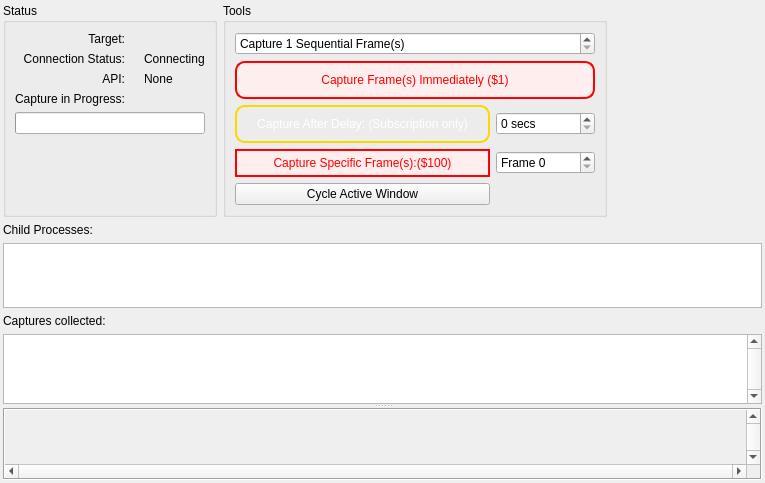
<?xml version="1.0" encoding="UTF-8"?>
<ui version="4.0">
 <class>LiveCapture</class>
 <widget class="QFrame" name="LiveCapture">
  <property name="geometry">
   <rect>
    <x>0</x>
    <y>0</y>
    <width>765</width>
    <height>483</height>
   </rect>
  </property>
  <property name="windowTitle">
   <string>Connecting...</string>
  </property>
  <layout class="QVBoxLayout" name="mainLayout">
   <property name="leftMargin">
    <number>3</number>
   </property>
   <property name="topMargin">
    <number>3</number>
   </property>
   <property name="rightMargin">
    <number>3</number>
   </property>
   <property name="bottomMargin">
    <number>3</number>
   </property>
   <item>
    <widget class="QFrame" name="frame_3">
     <property name="sizePolicy">
      <sizepolicy hsizetype="Preferred" vsizetype="Maximum">
       <horstretch>0</horstretch>
       <verstretch>0</verstretch>
      </sizepolicy>
     </property>
     <layout class="QHBoxLayout" name="horizontalLayout">
      <property name="leftMargin">
       <number>0</number>
      </property>
      <property name="topMargin">
       <number>0</number>
      </property>
      <property name="rightMargin">
       <number>0</number>
      </property>
      <property name="bottomMargin">
       <number>0</number>
      </property>
      <item>
       <widget class="QGroupBox" name="statusGroup">
        <property name="title">
         <string>Status</string>
        </property>
        <layout class="QGridLayout" name="gridLayout_2">
         <item row="0" column="0">
          <widget class="QLabel" name="label">
           <property name="text">
            <string>Target:</string>
           </property>
           <property name="alignment">
            <set>Qt::AlignmentFlag::AlignRight|Qt::AlignmentFlag::AlignTrailing|Qt::AlignmentFlag::AlignVCenter</set>
           </property>
          </widget>
         </item>
         <item row="0" column="2">
          <widget class="QLabel" name="target">
           <property name="text">
            <string/>
           </property>
          </widget>
         </item>
         <item row="1" column="0">
          <widget class="QLabel" name="connectionStatusLabel">
           <property name="text">
            <string>Connection Status:</string>
           </property>
           <property name="alignment">
            <set>Qt::AlignmentFlag::AlignRight|Qt::AlignmentFlag::AlignTrailing|Qt::AlignmentFlag::AlignVCenter</set>
           </property>
          </widget>
         </item>
         <item row="1" column="1">
          <widget class="QLabel" name="connectionIcon">
           <property name="sizePolicy">
            <sizepolicy hsizetype="Fixed" vsizetype="Preferred">
             <horstretch>0</horstretch>
             <verstretch>0</verstretch>
            </sizepolicy>
           </property>
           <property name="text">
            <string/>
           </property>
           <property name="pixmap">
            <pixmap resource="../../Resources/resources.qrc">:/hourglass.png</pixmap>
           </property>
          </widget>
         </item>
         <item row="1" column="2">
          <widget class="QLabel" name="connectionStatus">
           <property name="text">
            <string>Connecting</string>
           </property>
          </widget>
         </item>
         <item row="2" column="0">
          <widget class="QLabel" name="apiStatusLabel">
           <property name="text">
            <string>API:</string>
           </property>
           <property name="alignment">
            <set>Qt::AlignmentFlag::AlignRight|Qt::AlignmentFlag::AlignTop|Qt::AlignmentFlag::AlignTrailing</set>
           </property>
          </widget>
         </item>
         <item row="2" column="1">
          <widget class="RDLabel" name="apiIcon">
           <property name="sizePolicy">
            <sizepolicy hsizetype="Fixed" vsizetype="Preferred">
             <horstretch>0</horstretch>
             <verstretch>0</verstretch>
            </sizepolicy>
           </property>
           <property name="cursor">
            <cursorShape>PointingHandCursor</cursorShape>
           </property>
           <property name="toolTip">
            <string>&lt;p&gt;An API in use is not presenting to a window. This commonly means the API rendering is happening to off-screen targets and either nothing is displayed, or the results are displayed using some other mechanism.&lt;/p&gt;

&lt;p&gt;Without the boundary of a frame, RenderDoc cannot capture by default since it can't tell where to start and stop.&lt;/p&gt;

&lt;p&gt;You can use RenderDoc's In-application API to manually provide markers about where to start and stop the frame capture.&lt;/p&gt;

&lt;p&gt;Click on the icon for more information about this API.&lt;/p&gt;</string>
           </property>
           <property name="pixmap">
            <pixmap resource="../../Resources/resources.qrc">:/information.png</pixmap>
           </property>
          </widget>
         </item>
         <item row="2" column="2">
          <widget class="QLabel" name="apiStatus">
           <property name="text">
            <string>None</string>
           </property>
           <property name="textFormat">
            <enum>Qt::TextFormat::RichText</enum>
           </property>
          </widget>
         </item>
         <item row="3" column="0">
          <widget class="QLabel" name="progressLabel">
           <property name="text">
            <string>Capture in Progress:</string>
           </property>
           <property name="alignment">
            <set>Qt::AlignmentFlag::AlignRight|Qt::AlignmentFlag::AlignTrailing|Qt::AlignmentFlag::AlignVCenter</set>
           </property>
          </widget>
         </item>
         <item row="4" column="0" colspan="3">
          <widget class="QProgressBar" name="progressBar">
           <property name="sizePolicy">
            <sizepolicy hsizetype="Expanding" vsizetype="Fixed">
             <horstretch>0</horstretch>
             <verstretch>0</verstretch>
            </sizepolicy>
           </property>
          </widget>
         </item>
         <item row="5" column="0" colspan="2">
          <spacer name="verticalSpacer_2">
           <property name="orientation">
            <enum>Qt::Orientation::Vertical</enum>
           </property>
           <property name="sizeHint" stdset="0">
            <size>
             <width>0</width>
             <height>0</height>
            </size>
           </property>
          </spacer>
         </item>
        </layout>
       </widget>
      </item>
      <item>
       <widget class="QGroupBox" name="toolsGroup">
        <property name="title">
         <string>Tools</string>
        </property>
        <layout class="QGridLayout" name="gridLayout_3">
         <item row="0" column="0" colspan="2">
          <widget class="QDoubleSpinBox" name="numFrames">
           <property name="minimumSize">
            <size>
             <width>45</width>
             <height>0</height>
            </size>
           </property>
           <property name="prefix">
            <string>Capture </string>
           </property>
           <property name="suffix">
            <string> Sequential Frame(s)</string>
           </property>
           <property name="decimals">
            <number>0</number>
           </property>
           <property name="minimum">
            <double>1.000000000000000</double>
           </property>
           <property name="maximum">
            <double>10.000000000000000</double>
           </property>
           <property name="value">
            <double>1.000000000000000</double>
           </property>
          </widget>
         </item>
         <item row="1" column="0" colspan="2">
          <widget class="QPushButton" name="triggerImmediateCapture">
           <property name="styleSheet">
            <string notr="true">QPushButton {
    background: #FFEEEE; /* 橙黄到金黄色渐变 */
    color: red; /* 字体颜色为白色 */
    border-radius: 10px; /* 设置圆角 */
    border: 2px solid red; /* 金黄色边框 */
    padding: 10px 20px; /* 设置内边距 */
}

QPushButton:hover {
    background: qlineargradient(x1: 0, y1: 0, x2: 1, y2: 1,
        stop: 0 #FFD700, stop: 1 #FFA500); /* 悬停时颜色反转 */
    border: 2px solid #FF8C00; /* 悬停时边框变成橙红色 */
}

QPushButton:pressed {
    background: #FF8C00; /* 按下时背景变为橙红色 */
    border: 2px solid #FF4500; /* 按下时边框变为更深的橙红色 */
}

QPushButton:hover {
    background-color: #FFAAAA; 
}</string>
           </property>
           <property name="text">
            <string>Capture Frame(s) Immediately ($1)</string>
           </property>
          </widget>
         </item>
         <item row="3" column="0">
          <widget class="QPushButton" name="triggerDelayedCapture">
           <property name="styleSheet">
            <string notr="true">QPushButton {
    background: qlineargradient(x1: 0, y1: 0, x2: 1, y2: 1,
        stop: 0 #FFA500, stop: 1 #FFD700); /* 橙黄到金黄色渐变 */
    color: white; /* 字体颜色为白色 */
    border-radius: 10px; /* 设置圆角 */
    border: 2px solid #FFD700; /* 金黄色边框 */
    padding: 10px 20px; /* 设置内边距 */
}

QPushButton:hover {
    background: qlineargradient(x1: 0, y1: 0, x2: 1, y2: 1,
        stop: 0 #FFD700, stop: 1 #FFA500); /* 悬停时颜色反转 */
    border: 2px solid #FF8C00; /* 悬停时边框变成橙红色 */
}

QPushButton:pressed {
    background: #FF8C00; /* 按下时背景变为橙红色 */
    border: 2px solid #FF4500; /* 按下时边框变为更深的橙红色 */
}</string>
           </property>
           <property name="text">
            <string>Capture After Delay: (Subscription only)</string>
           </property>
          </widget>
         </item>
         <item row="3" column="1">
          <widget class="QDoubleSpinBox" name="captureDelay">
           <property name="baseSize">
            <size>
             <width>0</width>
             <height>0</height>
            </size>
           </property>
           <property name="suffix">
            <string> secs</string>
           </property>
           <property name="decimals">
            <number>0</number>
           </property>
           <property name="maximum">
            <double>120.000000000000000</double>
           </property>
           <property name="value">
            <double>0.000000000000000</double>
           </property>
          </widget>
         </item>
         <item row="4" column="0">
          <widget class="QPushButton" name="queueCap">
           <property name="styleSheet">
            <string notr="true">QPushButton {
    background-color: #FFEEEE;
    border: 2px solid red;
    color: red;
    padding: 5px 10px;
}

QPushButton:hover {
    background-color: #FFAAAA; 
}</string>
           </property>
           <property name="text">
            <string>Capture Specific Frame(s):($100)</string>
           </property>
          </widget>
         </item>
         <item row="4" column="1">
          <widget class="QDoubleSpinBox" name="captureFrame">
           <property name="prefix">
            <string>Frame </string>
           </property>
           <property name="decimals">
            <number>0</number>
           </property>
           <property name="maximum">
            <double>10000.000000000000000</double>
           </property>
          </widget>
         </item>
         <item row="5" column="0" colspan="2">
          <spacer name="verticalSpacer">
           <property name="orientation">
            <enum>Qt::Orientation::Vertical</enum>
           </property>
           <property name="sizeHint" stdset="0">
            <size>
             <width>0</width>
             <height>0</height>
            </size>
           </property>
          </spacer>
         </item>
         <item row="6" column="0">
          <widget class="QPushButton" name="cycleActiveWindow">
           <property name="text">
            <string>Cycle Active Window</string>
           </property>
          </widget>
         </item>
        </layout>
       </widget>
      </item>
      <item>
       <spacer name="horizontalSpacer">
        <property name="orientation">
         <enum>Qt::Orientation::Horizontal</enum>
        </property>
        <property name="sizeHint" stdset="0">
         <size>
          <width>75</width>
          <height>20</height>
         </size>
        </property>
       </spacer>
      </item>
     </layout>
    </widget>
   </item>
   <item>
    <widget class="QLabel" name="childProcessLabel">
     <property name="sizePolicy">
      <sizepolicy hsizetype="Preferred" vsizetype="Fixed">
       <horstretch>0</horstretch>
       <verstretch>0</verstretch>
      </sizepolicy>
     </property>
     <property name="text">
      <string>Child Processes:</string>
     </property>
    </widget>
   </item>
   <item>
    <widget class="QListWidget" name="childProcesses">
     <property name="sizePolicy">
      <sizepolicy hsizetype="Expanding" vsizetype="Preferred">
       <horstretch>0</horstretch>
       <verstretch>0</verstretch>
      </sizepolicy>
     </property>
     <property name="minimumSize">
      <size>
       <width>0</width>
       <height>40</height>
      </size>
     </property>
     <property name="sizeAdjustPolicy">
      <enum>QAbstractScrollArea::SizeAdjustPolicy::AdjustToContents</enum>
     </property>
     <property name="editTriggers">
      <set>QAbstractItemView::EditTrigger::NoEditTriggers</set>
     </property>
     <property name="showDropIndicator" stdset="0">
      <bool>false</bool>
     </property>
     <property name="movement">
      <enum>QListView::Movement::Static</enum>
     </property>
     <property name="resizeMode">
      <enum>QListView::ResizeMode::Adjust</enum>
     </property>
     <property name="spacing">
      <number>15</number>
     </property>
     <property name="viewMode">
      <enum>QListView::ViewMode::IconMode</enum>
     </property>
    </widget>
   </item>
   <item>
    <widget class="QFrame" name="frame_2">
     <property name="frameShape">
      <enum>QFrame::Shape::NoFrame</enum>
     </property>
     <property name="frameShadow">
      <enum>QFrame::Shadow::Plain</enum>
     </property>
     <layout class="QVBoxLayout" name="verticalLayout_3">
      <property name="spacing">
       <number>0</number>
      </property>
      <property name="leftMargin">
       <number>0</number>
      </property>
      <property name="topMargin">
       <number>0</number>
      </property>
      <property name="rightMargin">
       <number>0</number>
      </property>
      <property name="bottomMargin">
       <number>0</number>
      </property>
      <item>
       <widget class="QSplitter" name="previewSplit">
        <property name="orientation">
         <enum>Qt::Orientation::Vertical</enum>
        </property>
        <property name="childrenCollapsible">
         <bool>false</bool>
        </property>
        <widget class="QFrame" name="frame">
         <property name="frameShape">
          <enum>QFrame::Shape::NoFrame</enum>
         </property>
         <property name="frameShadow">
          <enum>QFrame::Shadow::Plain</enum>
         </property>
         <layout class="QVBoxLayout" name="verticalLayout_2">
          <property name="leftMargin">
           <number>0</number>
          </property>
          <property name="topMargin">
           <number>0</number>
          </property>
          <property name="rightMargin">
           <number>0</number>
          </property>
          <property name="bottomMargin">
           <number>0</number>
          </property>
          <item>
           <widget class="QLabel" name="capturesLabel">
            <property name="text">
             <string>Captures collected:</string>
            </property>
           </widget>
          </item>
          <item>
           <widget class="RDListWidget" name="captures">
            <property name="verticalScrollBarPolicy">
             <enum>Qt::ScrollBarPolicy::ScrollBarAlwaysOn</enum>
            </property>
            <property name="horizontalScrollBarPolicy">
             <enum>Qt::ScrollBarPolicy::ScrollBarAlwaysOff</enum>
            </property>
            <property name="sizeAdjustPolicy">
             <enum>QAbstractScrollArea::SizeAdjustPolicy::AdjustToContents</enum>
            </property>
            <property name="editTriggers">
             <set>QAbstractItemView::EditTrigger::EditKeyPressed|QAbstractItemView::EditTrigger::SelectedClicked</set>
            </property>
            <property name="showDropIndicator" stdset="0">
             <bool>false</bool>
            </property>
            <property name="selectionMode">
             <enum>QAbstractItemView::SelectionMode::ExtendedSelection</enum>
            </property>
            <property name="iconSize">
             <size>
              <width>256</width>
              <height>144</height>
             </size>
            </property>
            <property name="verticalScrollMode">
             <enum>QAbstractItemView::ScrollMode::ScrollPerPixel</enum>
            </property>
            <property name="movement">
             <enum>QListView::Movement::Static</enum>
            </property>
            <property name="flow">
             <enum>QListView::Flow::LeftToRight</enum>
            </property>
            <property name="resizeMode">
             <enum>QListView::ResizeMode::Adjust</enum>
            </property>
            <property name="spacing">
             <number>12</number>
            </property>
            <property name="viewMode">
             <enum>QListView::ViewMode::IconMode</enum>
            </property>
            <property name="uniformItemSizes">
             <bool>true</bool>
            </property>
           </widget>
          </item>
         </layout>
        </widget>
        <widget class="QScrollArea" name="previewScroll">
         <property name="sizePolicy">
          <sizepolicy hsizetype="Preferred" vsizetype="Preferred">
           <horstretch>0</horstretch>
           <verstretch>0</verstretch>
          </sizepolicy>
         </property>
         <property name="frameShape">
          <enum>QFrame::Shape::Box</enum>
         </property>
         <property name="verticalScrollBarPolicy">
          <enum>Qt::ScrollBarPolicy::ScrollBarAlwaysOn</enum>
         </property>
         <property name="horizontalScrollBarPolicy">
          <enum>Qt::ScrollBarPolicy::ScrollBarAlwaysOn</enum>
         </property>
         <property name="sizeAdjustPolicy">
          <enum>QAbstractScrollArea::SizeAdjustPolicy::AdjustToContents</enum>
         </property>
         <property name="alignment">
          <set>Qt::AlignmentFlag::AlignLeading|Qt::AlignmentFlag::AlignLeft|Qt::AlignmentFlag::AlignTop</set>
         </property>
         <widget class="RDLabel" name="preview">
          <property name="geometry">
           <rect>
            <x>0</x>
            <y>0</y>
            <width>16</width>
            <height>16</height>
           </rect>
          </property>
          <property name="sizePolicy">
           <sizepolicy hsizetype="Fixed" vsizetype="Fixed">
            <horstretch>0</horstretch>
            <verstretch>0</verstretch>
           </sizepolicy>
          </property>
         </widget>
        </widget>
       </widget>
      </item>
     </layout>
    </widget>
   </item>
  </layout>
 </widget>
 <customwidgets>
  <customwidget>
   <class>RDLabel</class>
   <extends>QLabel</extends>
   <header>Widgets/Extended/RDLabel.h</header>
  </customwidget>
  <customwidget>
   <class>RDListWidget</class>
   <extends>QListWidget</extends>
   <header>Widgets/Extended/RDListWidget.h</header>
  </customwidget>
 </customwidgets>
 <resources>
  <include location="../../Resources/resources.qrc"/>
 </resources>
 <connections/>
</ui>
